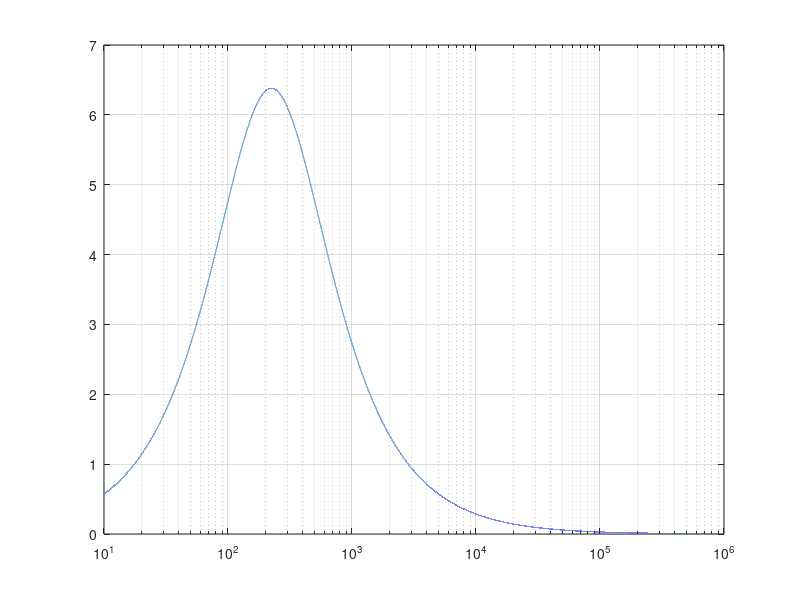

MATLAB code to generate this figure:
w=logspace(1, 6,100000);  
r1=20000;
r2=5000;
c=0.00000025;
rp=(r1*r1)./(r1+r2);
w1=1./(c*r1);
wp=1./(c*rp);
Phase= (atan(w./w1) - atan(w./wp))*180./pi;
semilogx(w, Phase), grid
